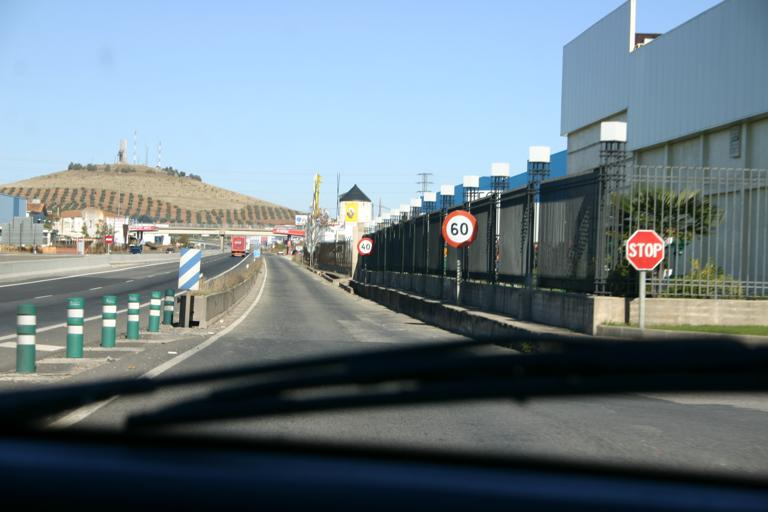
%> input picture trunk/project/matlab/Images/octogonal0018.jpg, 768 x 512 px
$ octave main.m   (GNU Octave 9; MATLAB toolbox functions it lacks are replaced by stand-ins)
%> lines starting %> are read from the running program, lines starting %| are printed output that depends on the picture; in (x1, y1, x2, y2) boxes, pixels count from 0 and x2, y2 are one past the last pixel; in counts of white or black regions, pixels touching at a corner belong together; the program's own positions count from 1
### trunk/project/matlab/rgb2ihls.m
function [Is] = rgb2ihls(I)

if size(I,3) == 1
    error('We need a color image here!');
end
[M,N,P] = size(I);
Is = zeros(size(I));
R = double(I(:,:,1));
G = double(I(:,:,2));
B = double(I(:,:,3));

% compute hue
% NOTE: HUE IS IN RADIANS !!
theta = acos((R-0.5*G-0.5*B)./sqrt(R.^2 + G.^2 + B.^2 -R.*G - R.*B -B.*G));

p1 = find(B <= G);
p2 = find(B > G);

Is(p1) = theta(p1);
Is(p2) = 2*pi - theta(p2);

% compute stauration
Is(:,:,3) = max(max(R,G),B) - min(min(R,G),B);
% compute luminance
Is(:,:,2) = 0.210*R + 0.715*G + 0.072*B;

### trunk/project/matlab/normalize_segmentation.m
function [In] = normalize_segmentation(I, color)
% Converts the image to IHLS and does the segmentation
%
% INPUT
%    I      : image to process
%    color  : 'blue' or 'red'
%
% OUTPUT
%    In     : normalized and segmented image

%% Convert to IHLS and normalize hue-saturation
I2 = rgb2ihls(I);       % convert to IHLS

h = I2(:,:,1);          % take hue channel
h_norm = h*255/(2*pi);  % rearrange from 0:2*pi to 0:255
h_norm = uint8(h_norm); % convert to uint8

s = I2(:,:,3);          % take saturation channel
s_norm = uint8(s);      % convert to uint8

%% Color Segmentation
In = zeros(size(I,1), size(I,2)); % create image to store output
if strcmp(color, 'blue')
    p = find((h_norm>=134 & h_norm<163) & (s_norm>39 & s_norm<=215));
elseif strcmp(color, 'red')
    p = find(s_norm>30 & h_norm>230 | s_norm>30 & h_norm<11);
end
In(p) = 1; % write found pixels

end

### trunk/project/matlab/Postprocessing.m
%%%%%%%%%%%%%%%%%%%%%%%%%%%%%%%%%%%%
%         Post-Processing          %
%%%%%%%%%%%%%%%%%%%%%%%%%%%%%%%%%%%%

%Responsibles:
%    - Corina Barbalata
%    - Federico Camposeco
%    - Eduardo Tusa
%    - Joel Vidal

function [noiseRem,cleanImg] = Postprocessing(BW_im, aspectArea, lowRatio, highRatio)
%   ---Inputs----
%   BW_im      : a segmented binary image [mxn bool]
%   aspectArea : threshold to eliminate objects with area less
%                than imageArea/aspectArea;
%   lowRatio   : lowest value for aspect ratio (height/width)
%   highRatio  : highest value for aspect ratio (height/width)
%
%   ---Outputs---
%   noiseRem: contains the noise removed image (after morphological
%             operations). [mxn bool]
%   cleanImg: contains the object elimination image. [mxn bool]
%
%   ---Testing---
%   [noiseRem,cleanImg,convHull,contP]=Postprocessing(NHS_output);
%   figure(1);imshow(noiseRem)
%   title('Noise Removal');
%   figure(2);imshow(cleanImg)
%   title('Object Elimination');
%   figure(3);imshow(cleanImg)
%   title('Recovery of Deformed Road Sign');
%   hold on
%   for i=1:length(contP)
%       plot(contP{i}(convHull{i},2),contP{i}(convHull{i},1),'.')
%   end

%% Image-Cleaning
%Remove the noise, restore the contours and fill incomplete data.

sd = strel('disk',4);                   %Create a structuring element
cleanImg = imdilate(BW_im, sd);         %Dilate the image
cleanImg = imfill(cleanImg,8,'holes');  %Fill the holes
cleanImg = imerode(cleanImg,sd);        %Erode the image

for i = 1:5                             %Noise removal using a median filter
    cleanImg = medfilt2(cleanImg,[5 5]);
end

noiseRem = cleanImg;                    %Output of noise removed

%% Elimination
%Elimination of insignicant objects according two methods : area and aspect ratio

[L,N] = bwlabel(cleanImg, 8);           %Label connected components: 8-connected blobs
totalSize= size(BW_im,1)*size(BW_im,2); %size(I,1): rows, size(I,2): columns
BB = regionprops(L,'BoundingBox');      %smallest rectangle containing the object
P  = regionprops(L,'PixelIdxList');     %Vector containing the linear indices that represent an object
A  = regionprops(L,'Area');             %Number of pixels in the object

for i = 1:N                             %For each region in the image do:
    B = BB(i).BoundingBox;
    ratio = B(3)/B(4);                  %Compute aspect ratio. B(3): width, B(4): height
                                        %Conditions are set for elimination objects
    if (A(i).Area < totalSize/aspectArea) || (ratio > highRatio || ratio < lowRatio)
        cleanImg(P(i).PixelIdxList) = 0;
    end
end

%% TO ERASE
% [14 lines of commented-out code are left out]

### trunk/project/matlab/contour_extraction.m
function valcont = contour_extraction(contP, convHull, distanceError)
%%%%%%%%%%%%%%%%%%%%%%%%%%%%%%%%%%%%%%%%%%
%%%         Contour extraction         %%
%%%%%%%%%%%%%%%%%%%%%%%%%%%%%%%%%%%%%%%%%
%
%   ---Responsibles---
%   Guillem Vallicrosa
%   Marc Barnada
%   Igor Jovancevic
%   Jorge Zavala
%   Muhammed Safiul Azam
%
%   ---Inputs---
%   contP          : structure containing contour points of each region
%                    in a image sorted CCW
%   convHull       : structure containing the indexs of the contour
%                    points that are in the convex hull
%   distanceError  : parameter to set the maximum distance to the convex
%                    hull polygon to take the points
%
%   ---Outputs---
%   valcont        : structure containing all the valid points at a
%                    distance less or equal to 'distanceError' of the
%                    convex hull polygon
%
%   ---Testing---
%   TODO

for n=1:length(contP)
    %% Data for each region
    valid = [];          % variable to save near points
    points = contP{n};   % points of current contour
    K = convHull{n};     % indexs of points in convex hull, in current contour
    allx = points(:,1);  % x positions for all points
    ally = points(:,2);  % y positions for all points

    for i=1:(length(K)-1)
        %% Segment of convex hull polygon to check
        % convex hull indexs
        ko = K(i);
        kf = K(i+1);
        % convex hull points
        xo = allx(ko);
        yo = ally(ko);
        xf = allx(kf);
        yf = ally(kf);

        %% Contour points to check
        if (kf>ko)
            xs = allx(ko:kf-1);
            ys = ally(ko:kf-1);
        else
            xs = [allx(1:kf-1) allx(ko:length(allx))];
            ys = [ally(1:kf-1) ally(ko:length(ally))];
        end

        %% Check all the points distance to line
        for j = 1:length(xs)
            % obtain point
            xp = xs(j);
            yp = ys(j);
            % obtain distance
            dist = abs((xf-xo)*(yp-yo)-(yf-yo)*(xp-xo))/sqrt((xf-xo)^2+(yf-yo)^2);
            % if dist < error, include point
            if (abs(dist) < distanceError)
                valid = [valid; xp, yp];
            end
        end
    end
    valcont{n} = valid;
end

### trunk/project/matlab/main.m
%% Main file for Matlab code without GUI
% Currently edited by:
% - Guillem
% - Angga

%% Clean everything
close all;
clear all;
clc;

%%Just for checking-Yukti
global Parameters;

%% Options
% NHS
NHS_color  = 'red';      % color to segment 'blue' or 'red'

NHS_output = true;       % save output for this function
% PostProcessing
POST_aspectArea = 1500;  % imageArea/aspectArea thresholding (default 1500)
POST_lowRatio   = 0.25;  % height/width lowest value (default 0.25)
POST_highRatio  = 1.3;   % height/width highest value (default 1.3)
POST_output     = true;  % save output for this function
% Contour extraction
CE_distError = 7;  % maximum distance from the convex hull to take contour pixels (default sqrt(2))
CE_output    = true;     % save output for this function
% Gielis reconstruction
GIELIS_norm = false;      % use normalization (default true)
GIELIS_func = 1;         % cost function to use 1, 2 or 3 (default 1)
GIELIS_output = true;    % save output for this function

% Suppress the warnings for subsequent calculations in ShapeReconstruction
warning off all;

%% Add necessary paths to call all functions
addpath('gui', 'ShapeReconstruction', 'Rotational Offset');
if ~isdir('output')
    mkdir('output');
end

%% Search for images
dirname = '/home/safir/Desktop/Temporary/Images-Red/'; % previous value: '../../vibot6_mscv3/Images/';
files = dir(dirname);
fileIndex = find(~[files.isdir]);

%for i = 1:length(fileIndex)

    %% Open image
    fname = 'octogonal0018.jpg';
    %fname = files(fileIndex(i)).name;
    im = imread([dirname,fname]);
%> im is the input picture: size 512x768x3 uint8; mean R, G, B 109.3, 125.1, 134
    display(['Processing ', fname]);

    %% Image segmentation
		% You can pass arbitrary hue max and min, sat min. e.g.:
		% normalize_segmentation(im, 'other', 11, 230, 60);
    nhs = normalize_segmentation(im, NHS_color);
%> in rgb2ihls, `theta = acos((R-0.5*G-0.5*B)./sqrt(R.^2 + G.^2 + B.^2 -R.*G - R.*B -B...`:
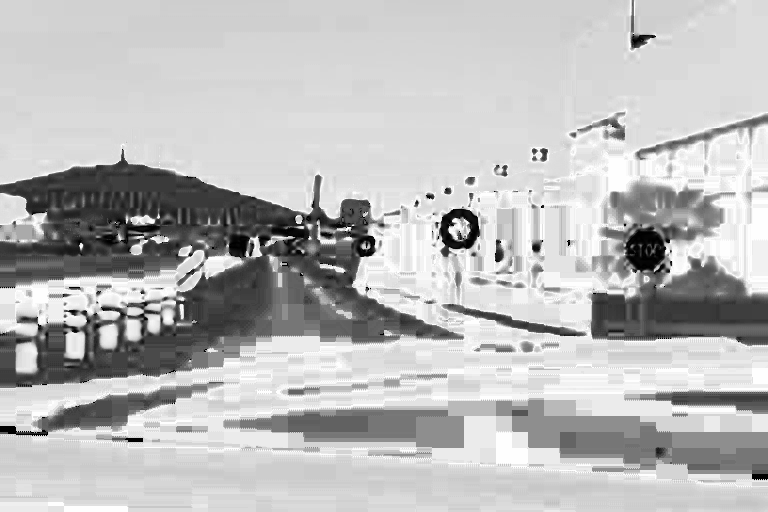
%> theta: size 512x768 double; 0.14% of the values are NaN or infinite; the others: min 0, max 3.14, mean 2.31; drawn with min black, max white, NaN and infinite black
%> in rgb2ihls, `p1 = find(B <= G);`: p1 = 163097 values from 185 to 393190
%> in rgb2ihls, `p2 = find(B > G);`: p2 = 230119 values from 1 to 393216
%> in normalize_segmentation, `h = I2(:,:,1);`:
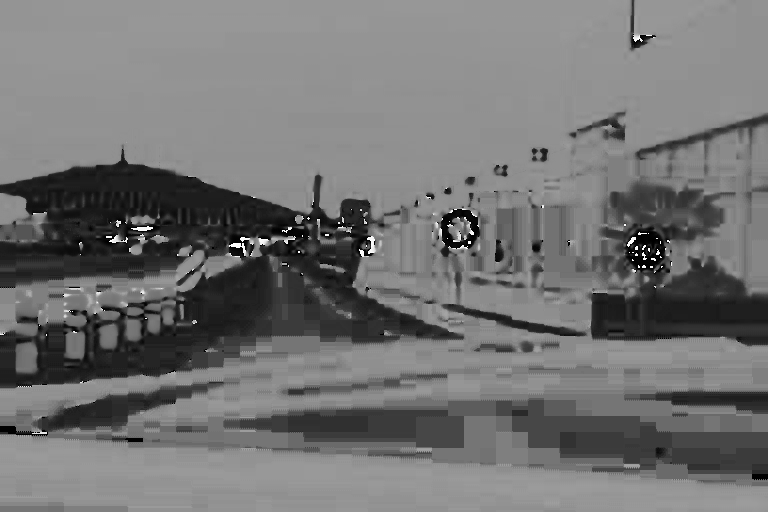
%> h: size 512x768 double; 0.14% of the values are NaN or infinite; the others: min 0, max 6.28, mean 2.84; drawn with min black, max white, NaN and infinite black
%> in normalize_segmentation, `s = I2(:,:,3);`:
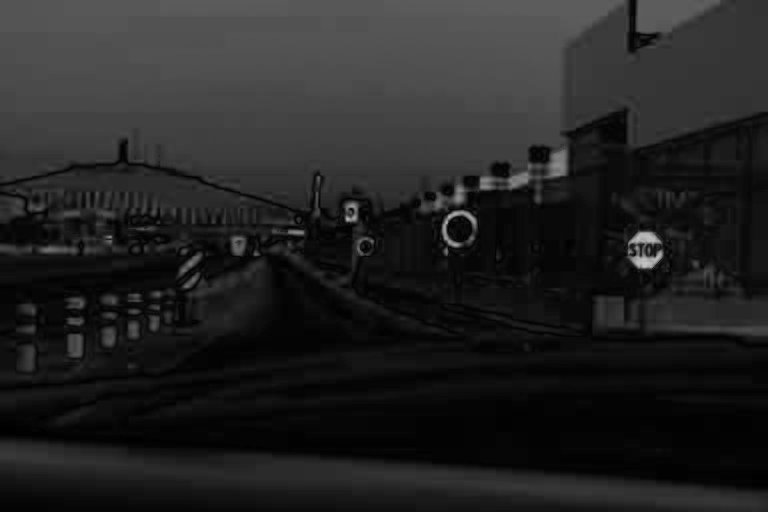
%> s: size 512x768 double; min 0, max 197, mean 35.4
%> in normalize_segmentation, `p = find(s_norm>30 & h_norm>230 | s_norm>30 & h_norm<11);`: p = 2318 values from 39153 to 342287
%> in normalize_segmentation, `In(p) = 1;`:
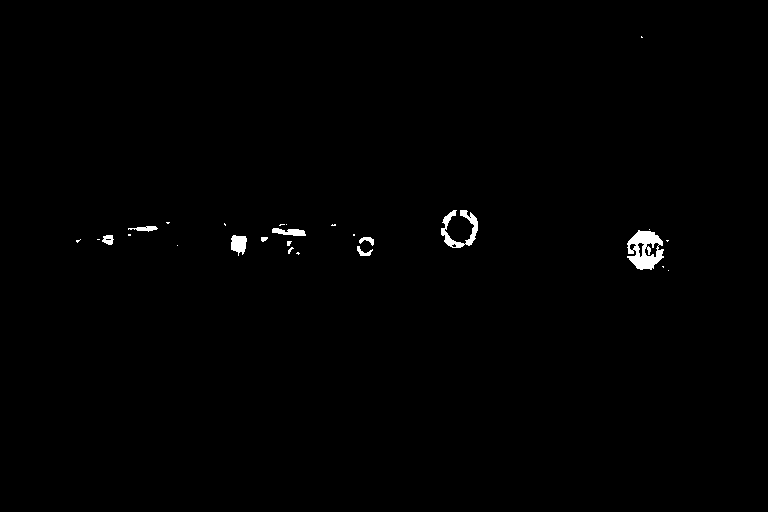
%> In: size 512x768 double; values 0 (black) and 1 (white), 0.59% white; 27 white regions (18 under 20 px), largest, box (x1, y1, x2, y2) and area: (627, 230, 664, 270) 912, (441, 210, 478, 248) 521, (231, 235, 247, 256) 243
    [m n] = size(nhs); % for future use
    if NHS_output
        IMname = ['output/',fname(1:length(fname)-3), '_nhs.png'];
        imwrite(nhs,IMname,'PNG','BitDepth',1);
    end

    %% Postprocessing
    [noiseRem,cleanImg] = Postprocessing(nhs, POST_aspectArea, POST_lowRatio, POST_highRatio);
%> after the loop in Postprocessing, `for i = 1:5`:
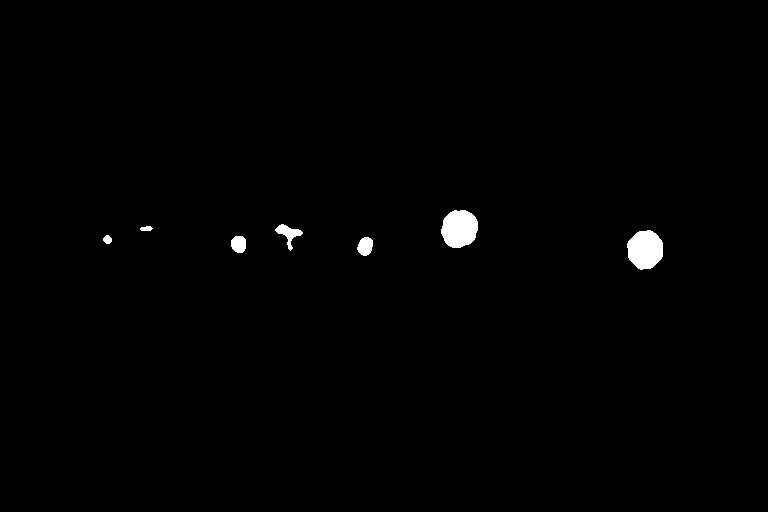
%> cleanImg: size 512x768 double; values 0 (black) and 1 (white), 0.78% white; 7 white regions
%> in Postprocessing, `[L,N] = bwlabel(cleanImg, 8);`: N = 7
%> in Postprocessing, `BB = regionprops(L,'BoundingBox');`: BB = 7 regions; box (x1, y1, x2, y2): (103, 235, 112, 244), (140, 226, 153, 231), (231, 236, 246, 253), (275, 224, 303, 251), (357, 237, 373, 256), (441, 210, 478, 248), (627, 230, 663, 270)
%> in Postprocessing, `P  = regionprops(L,'PixelIdxList');`: P = 7 items
%> in Postprocessing, `A  = regionprops(L,'Area');`: A = 7 regions; Area: 1110, 1110, 277, 230, 215, 60, 51
%> the loop in Postprocessing, `for i = 1:N` made 7 passes
%> (B, ratio) on passes 1 to 7: ([103.5 235.5 9 9], 1), ([140.5 226.5 13 5], 2.6), ([231.5 236.5 15 17], 0.882), ([275.5 224.5 28 27], 1.04), ([357.5 237.5 16 19], 0.842), ([441.5 210.5 37 38], 0.974), ([627.5 230.5 36 40], 0.9)
%> after the loop in Postprocessing, `for i = 1:N`:
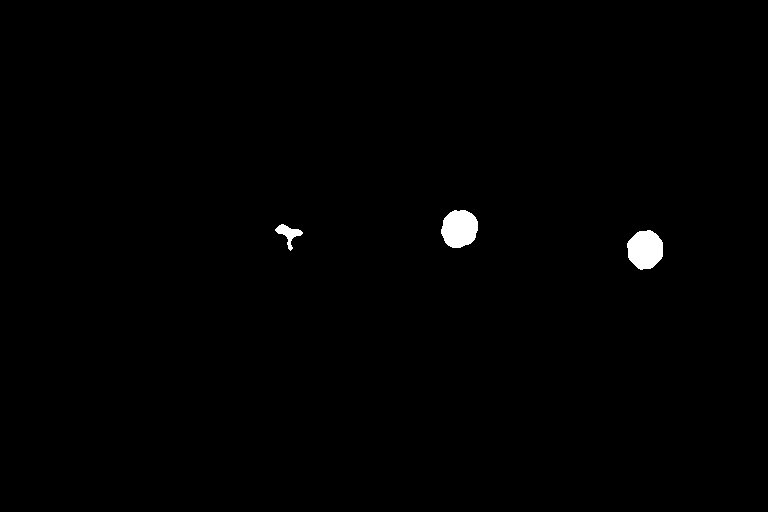
%> cleanImg: size 512x768 double; values 0 (black) and 1 (white), 0.64% white; 3 white regions, box (x1, y1, x2, y2) and area: (441, 210, 478, 248) 1110, (627, 230, 663, 270) 1110, (275, 224, 303, 251) 277
    if POST_output
        IMname = ['output/',fname(1:length(fname)-3), '_noiseRem.png'];
        imwrite(noiseRem,IMname,'PNG','BitDepth',1);
        IMname = ['output/',fname(1:length(fname)-3), '_cleanImg.png'];
        imwrite(cleanImg,IMname,'PNG','BitDepth',1);
    end

    %% Label image
    [L,N] = bwlabel(cleanImg, 8);              %Labeling of the clean image
%> L: size 512x768 double; 4 distinct labels, from 0 to 3
%> N = 3
    display(['- No. of detected shapes: ', num2str(N)]);
%| - No. of detected shapes: 3
%> the run ends on the next line
    for i=1:N                                  %For each labeled region
        display(['  -- Detecting contour ', num2str(i),'/',num2str(N)])
        [rows cols] = find(L==i);              %Get the coordinates of the points
        tmpI = (L==i);                         %Make a temporary binary image of the current label


        contP = bwtraceboundary(tmpI, [rows(1),cols(1)], 'E', 8, Inf, 'counterclockwise');
                                               %Get the points in the boundary of the blob
%          img_canny= edge(tmpI,'canny');
%          contP=find(img_canny==1);

        %% Contour extraction
        valid_contour = contour_extraction(contP, CE_distError);

$ run again, with trunk/project/matlab/Images/octogonal0001.jpg copied over trunk/project/matlab/Images/octogonal0018.jpg
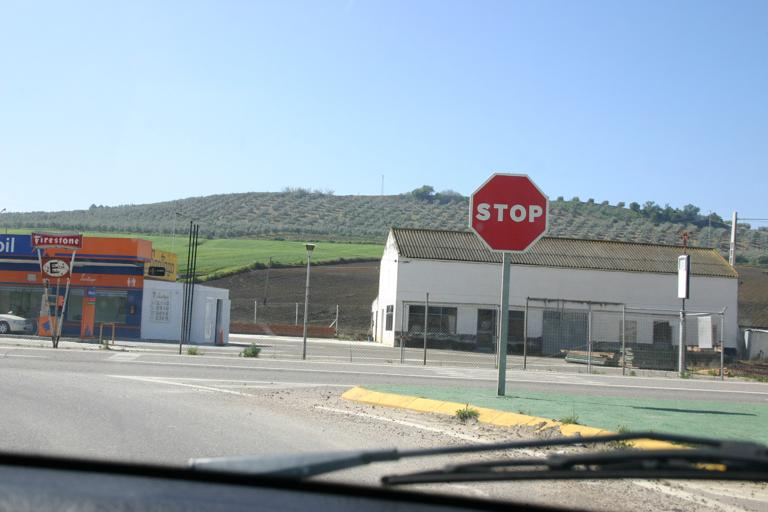
%> input picture trunk/project/matlab/Images/octogonal0001.jpg, 768 x 512 px
%> im is the input picture: size 512x768x3 uint8; mean R, G, B 150.9, 165.3, 175.5
%> p1 = 165628 values from 211 to 393216
%> p2 = 227588 values from 1 to 393178
%> in normalize_segmentation, `s = I2(:,:,3);`:
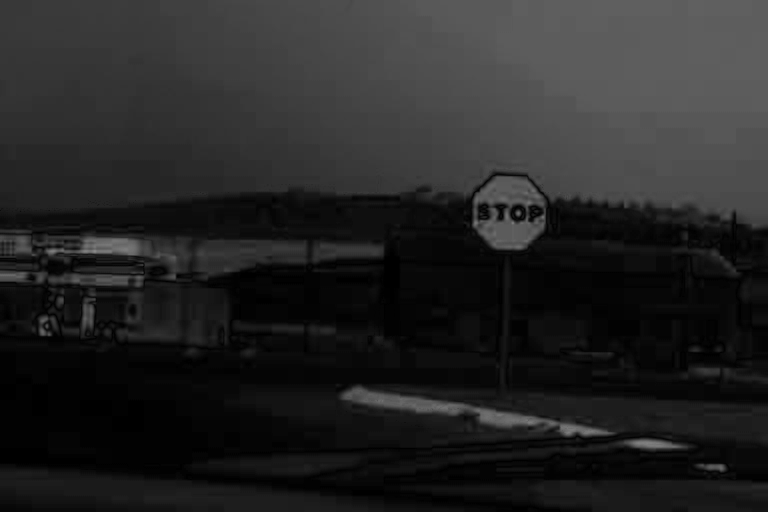
%> s: size 512x768 double; min 0, max 137, mean 37
%> p = 7012 values from 271 to 351983
%> In: size 512x768 double; values 0 (black) and 1 (white), 1.8% white; 37 white regions (25 under 20 px), largest, box (x1, y1, x2, y2) and area: (472, 175, 547, 251) 3892, (0, 270, 144, 288) 1280, (32, 234, 138, 263) 1074
%> L: size 512x768 double; 8 distinct labels, from 0 to 7
%> in Postprocessing, `[L,N] = bwlabel(cleanImg, 8);`: N = 7
%> BB = 7 regions; box (x1, y1, x2, y2): (0, 270, 143, 287), (35, 235, 151, 262), (39, 317, 47, 333), (59, 300, 62, 303), (81, 308, 93, 332), (323, 328, 328, 333), (472, 175, 547, 251)
%> in Postprocessing, `P  = regionprops(L,'PixelIdxList');`: P = 7 items
%> A = 7 regions; Area: 4517, 2066, 1524, 196, 84, 13, 7
%> the loop in Postprocessing, `for i = 1:N` made 7 passes
%> (B, ratio) on passes 1 to 7: ([0.5 270.5 143 17], 8.41), ([35.5 235.5 116 27], 4.3), ([39.5 317.5 8 16], 0.5), ([59.5 300.5 3 3], 1), ([81.5 308.5 12 24], 0.5), ([323.5 328.5 5 5], 1), ([472.5 175.5 75 76], 0.987)
%> after the loop in Postprocessing, `for i = 1:N`:
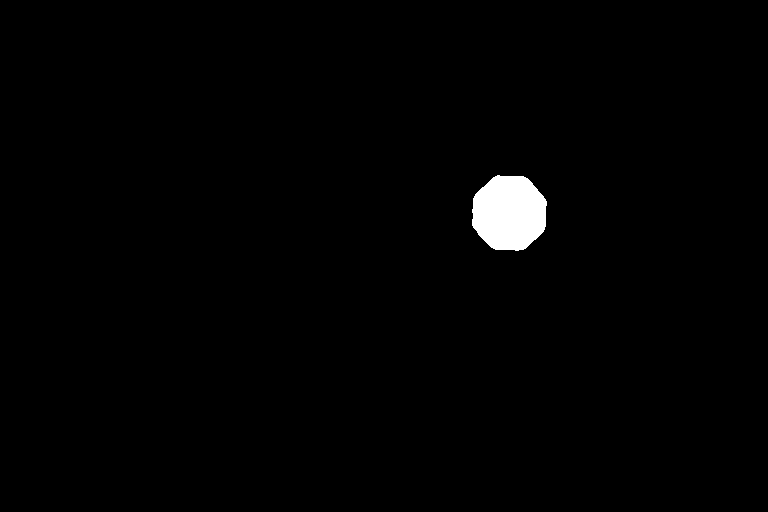
%> cleanImg: size 512x768 double; values 0 (black) and 1 (white), 1.1% white; 1 white region, box (x1, y1, x2, y2) and area: (472, 175, 547, 251) 4517
%> `[L,N] = bwlabel(cleanImg, 8);`: N = 1
%| - No. of detected shapes: 1
